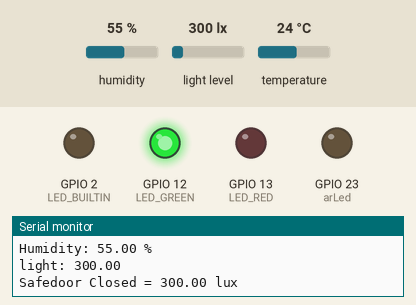
A program run on a simulated ESP32. Parts: output pins drawn as LEDs (lit = HIGH), the last lines printed to the serial monitor. The inputs (shaded band) are chosen by the test bench; at power-on: light level 300 lx, humidity 55 %, temperature 24 °C. WiFi joins after 1.5 s; servers stay silent unless stated; no MQTT or app messages arrive unless stated.

Above: at 2.9 s.
3.0 s: light level set to 372 lx
15.2 s: light level set to 436 lx
At 18.5 s:
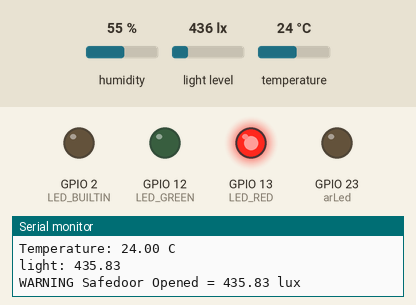
31.3 s: light level set to 40 lx
At 37.6 s:
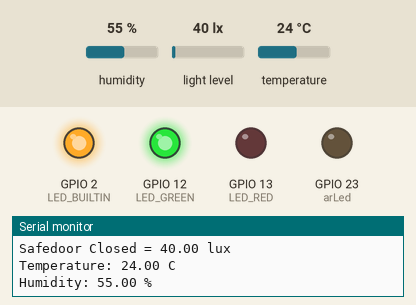
43.3 s: light level set to 500 lx
At 47.9 s:
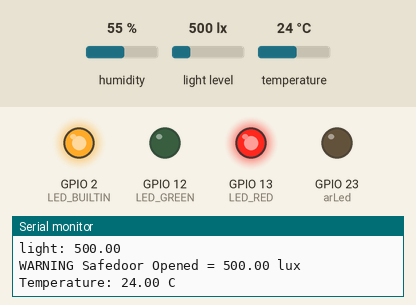
Timing chart, 0 to 55.4 s (numbered marks = the images above; inputs shaded):
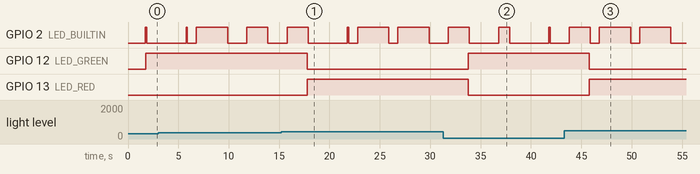

The program:

main.cpp
```cpp
#include <Arduino.h>
#include <Ticker.h>
#include <PubSubClient.h>
#include <Wire.h>
#include <DHT_U.h>
#include "BH1750.h"
#include "DHTesp.h"


#if defined(ESP32)
#include <WiFi.h>
#endif

#define LED_RED 13
#define LED_GREEN 12
#define LED_YELLOW 23
#define PIN_SCL 34
#define PIN_DHT 39
#define PIN_SDA 27
#define PIN_SW 17

#if defined(ESP32)
#define LED_COUNT 3
const uint8_t arLed[LED_COUNT] = {LED_RED, LED_GREEN, LED_YELLOW};
#endif

const char *ssid = "Lab-Eng";
const char *password = "Lab-Eng123!";

#define MQTT_BROKER "broker.emqx.io"
#define MQTT_TOPIC_LUX "esp32_javier/data/lux"
#define MQTT_TOPIC_HUMID "esp32_javier/data/humid"
#define MQTT_TOPIC_TEMP "esp32_javier/data/temp"
#define MQTT_TOPIC_PUBLISH "esp32_javier/data"
#define MQTT_TOPIC_SUBSCRIBE "esp32_javier/cmd/#"

WiFiClient wifiClient;
PubSubClient mqtt(wifiClient);
Ticker timerPublishTemp, timerPublishHumid, timerPublishLux, ledOff;
DHTesp dht;
BH1750 lightMeter;

char g_szDeviceId[30];
void WifiConnect();
boolean mqttConnect();
    void onPublishMessageTemp();
    void onPublishMessageHumid();
    void onPublishMessageLux();

void loop(){
  mqtt.loop();
}

void mqttCallback(char *topic, byte *payload, unsigned int len)
{
  String strTopic = topic;
  int8_t idx = strTopic.lastIndexOf('/') + 1;
  String strDev = strTopic.substring(idx);
  Serial.printf("==> Recv [%s]: ", topic);
  Serial.write(payload, len);
  Serial.println();
  if (strncmp((char*)payload, "led on", len)==0)
  {
    if (strDev == "LedGreen")
      digitalWrite(LED_GREEN, HIGH);
  }
  else if (strncmp((char*)payload, "led off", len) ==0)
  {
    if (strDev == "LedGreen")
      digitalWrite(LED_GREEN, LOW);
  }
}
void onPublishMessageTemp()
{
  char szTopic[50];
  char szData[10];
  digitalWrite(LED_BUILTIN, HIGH);
  float temperature = dht.getTemperature();
  if (dht.getStatus() == DHTesp::ERROR_NONE)
  {
    Serial.printf("Temperature: %.2f C\n", temperature);
    sprintf(szTopic, "%s/temp", MQTT_TOPIC_TEMP);
    sprintf(szData, "%.2f", temperature);
    mqtt.publish(MQTT_TOPIC_TEMP, szData);
  }
  else
    Serial.printf("\n");
}

void onPublishMessageHumid()
{
  char szTopic[50];
  char szData[10];
  digitalWrite(LED_BUILTIN, HIGH);
  float humidity = dht.getHumidity();

  if (dht.getStatus() == DHTesp::ERROR_NONE)
  {
    Serial.printf("Humidity: %.2f %%\n",humidity);
    sprintf(szTopic, "%s/humidity", MQTT_TOPIC_HUMID);
    sprintf(szData, "%.2f", humidity);
    mqtt.publish(MQTT_TOPIC_HUMID, szData);
  }
  else
    Serial.printf("\n");
}

void onPublishMessageLux()
{
  char szTopic[50];
  char szData[10];
  digitalWrite(LED_BUILTIN, HIGH);
  float lux = lightMeter.readLightLevel();

  if (dht.getStatus() == DHTesp::ERROR_NONE)
  {
    Serial.printf("light: %.2f\n", lux);
  }
  else
    Serial.printf("Light: %.2f lux\n", lux);
    sprintf(szTopic, "%s/light", MQTT_TOPIC_PUBLISH);
    sprintf(szData, "%.2f", lux);
    mqtt.publish(MQTT_TOPIC_PUBLISH, szData);
    ledOff.once_ms(100, []()
    { digitalWrite(LED_BUILTIN, LOW); });


  if (lightMeter.readLightLevel() < 400)
  {
    Serial.printf("Safedoor Closed = %.2f lux\n", lux);
    digitalWrite(LED_RED, LOW);
    digitalWrite(LED_GREEN, HIGH);
  }
  else if (lightMeter.readLightLevel() > 400)
  {
    Serial.printf("WARNING Safedoor Opened = %.2f lux\n", lux);
    digitalWrite(LED_RED, HIGH);
    digitalWrite(LED_GREEN, LOW);
  }
}

void setup()
{
  Serial.begin(9600);
  delay(100);
  pinMode(LED_BUILTIN, OUTPUT);
  for (uint8_t i = 0; i < LED_COUNT; i++)
    pinMode(arLed[i], OUTPUT);
  pinMode(PIN_SW, INPUT);

  dht.setup(PIN_DHT, DHTesp::DHT11);
  Wire.begin(PIN_SDA, PIN_SCL);
  lightMeter.begin(BH1750::CONTINUOUS_HIGH_RES_MODE, 0x23, &Wire);

  Serial.printf("Free Memory: %d\n", ESP.getFreeHeap());
  WifiConnect();
  mqttConnect();

    #if defined(ESP32)
  timerPublishTemp.attach_ms(5000, onPublishMessageTemp);
  timerPublishHumid.attach_ms(7000, onPublishMessageHumid);
  timerPublishLux.attach_ms(4000, onPublishMessageLux);
    #endif
}

boolean mqttConnect()
{
#if defined(ESP32)
  sprintf(g_szDeviceId, "esp32_%08X", (uint32_t)ESP.getEfuseMac());
#endif
  mqtt.setServer(MQTT_BROKER, 1883);
  mqtt.setCallback(mqttCallback);
  Serial.printf("Connecting to %s clientId: %s\n", MQTT_BROKER, g_szDeviceId);
  boolean status = mqtt.connect(g_szDeviceId);
  if (status == false)
  {
    Serial.print(" fail, rc=");
    Serial.print(mqtt.state());
    return false;
  }
  Serial.println(" success");
  mqtt.subscribe(MQTT_TOPIC_SUBSCRIBE);
  Serial.printf("Subcribe topic: %s\n", MQTT_TOPIC_SUBSCRIBE);
  onPublishMessageTemp();
  onPublishMessageHumid();
  onPublishMessageLux();

  return mqtt.connected();
}

void WifiConnect()
{
  WiFi.mode(WIFI_STA);
  WiFi.begin(ssid, password);
  while (WiFi.waitForConnectResult() != WL_CONNECTED)
  {
    Serial.println("Connection Failed! Rebooting...");
    delay(5000);
    ESP.restart();
  }
  Serial.print("System connected with IP address: ");
  Serial.println(WiFi.localIP());
  Serial.printf("RSSI: %d\n", WiFi.RSSI());
}
```

Measured:
- the behaviour switches between 400 and 401 lx on light level (found by bisection; images 0 and 1)
- after the input at 15.2 s, GPIO 12 (LED_GREEN): HIGH → LOW after 2.6 s; GPIO 13 (LED_RED): LOW → HIGH after 2.6 s
- after the input at 31.3 s, GPIO 12 (LED_GREEN): LOW → HIGH after 2.5 s; GPIO 13 (LED_RED): HIGH → LOW after 2.5 s
- after the input at 43.3 s, GPIO 12 (LED_GREEN): HIGH → LOW after 2.5 s; GPIO 13 (LED_RED): LOW → HIGH after 2.5 s
